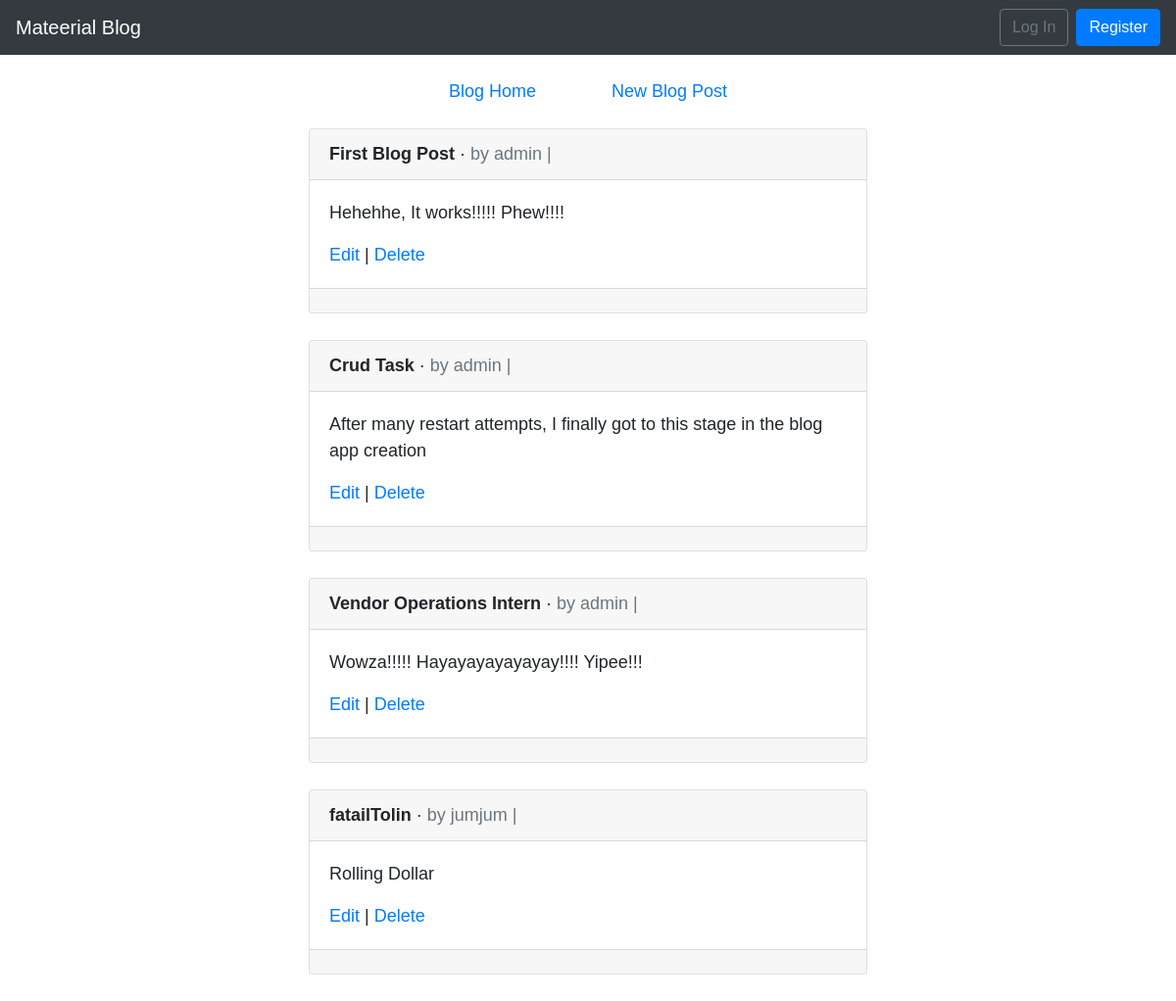
Before: / with the older database file.
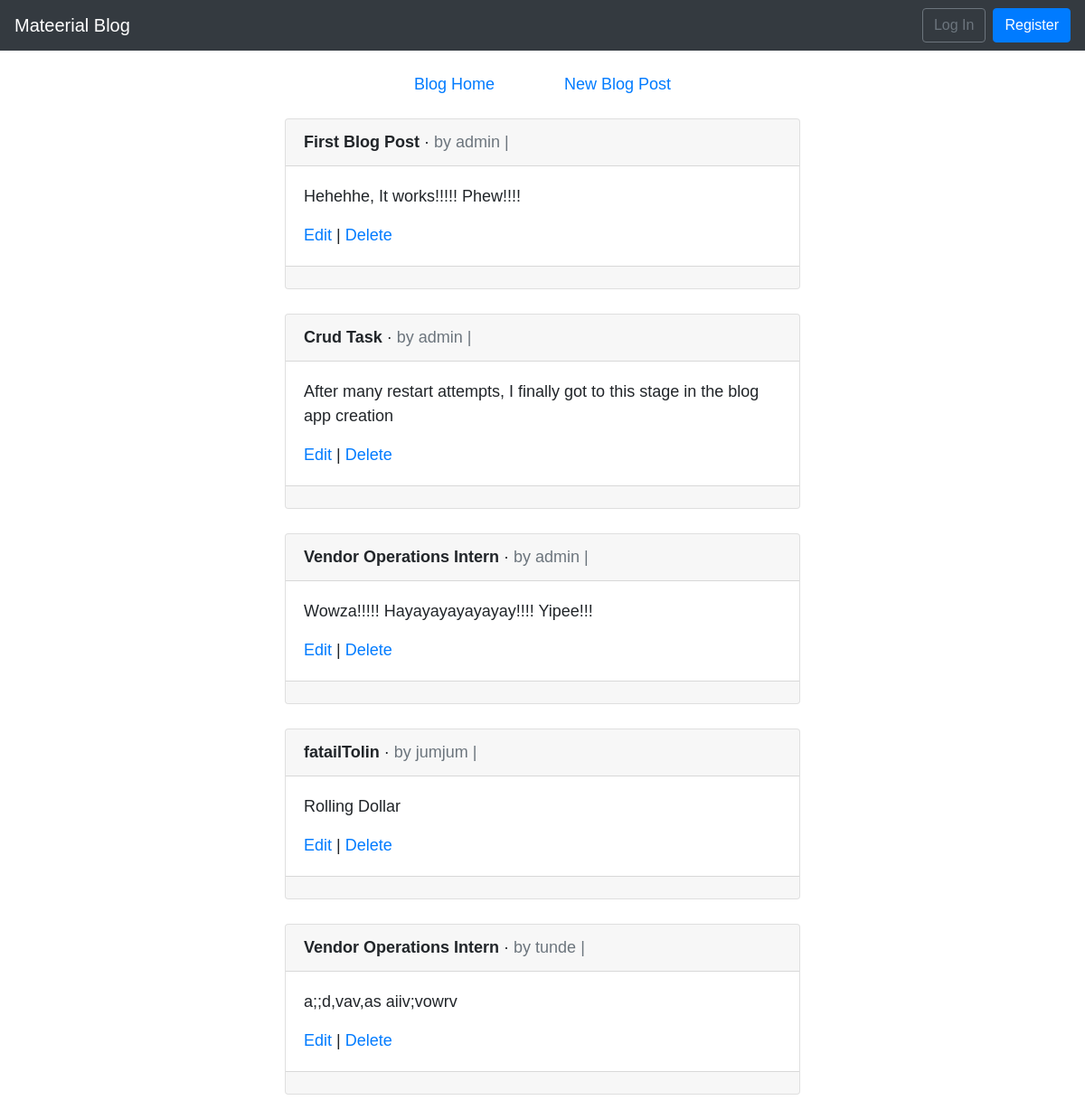
After: the same page with the newer database file.
### blog/models.py (models this page shows, shortened)
class Post(models.Model):
    title = models.CharField(max_length=200)
    author = models.ForeignKey('auth.user', on_delete=models.CASCADE)
    body = models.TextField()

### blog/views.py (the view)
# urls.py: path('', BlogListView.as_view(), name='home'),
class BlogListView(ListView):
    model = Post
    template_name = 'home.html'

### templates/home.html (shortened to what this page needs)
{% extends 'base.html' %}
{% block content %}
    {% for post in object_list %}
    <div class="card">
        <div class="card-header">
            <span class="font-weight-bold">{{ post.title }}</span> &middot;
            <span class="text-muted">
                by {{ post.author }} | {{ post.date }}
            </span>
        </div>
        <div class="card-body">
            <p>{{ post.body }} </p>
            <a href="{% url 'post_edit' post.pk %}">Edit</a> |
            <a href="{% url 'post_delete' post.pk %}">Delete</a>
        </div>
        <div class="card-footer">
        </div>
    </div>
    <br />
    {% endfor %}
{% endblock content %}

### templates/base.html (shortened to what this page needs)
{% load static %}
<!doctype html>
<html lang="en">
  <head>
      <link rel="stylesheet" href="https://cdn.jsdelivr.net/npm/bootstrap@4.6.0/dist/css/bootstrap.min.css">
    <link href="{% static 'css/main.css' %}" rel="stylesheet" >
  </head>
  <body>
    <body>
        <nav class="navbar navbar-expand-lg navbar-dark bg-dark">
            <a class="navbar-brand" href="{% url 'home' %}">Mateerial Blog</a>
            <div class="collapse navbar-collapse" id="navbarSupportedContent">
            {% if user.is_authenticated %}
                <ul class="navbar-nav ml-auto">
                    <li class="nav-item">
                        <a class="nav-link dropdown-toggle" href="#" id="navbarDropdown" role="button" data-toggle="dropdown" aria-haspopup="true" aria-expanded="false">
                            {{ user.username }}
                        </a>
                        <div class="dropdown-menu dropdown-menu-lg-right" aria-labelledby="navbarDropdown">
                            <a class="dropdown-item" href="{% url 'password_change'%}">Change password</a>
                            <div class="dropdown-divider"></div>
                                <a class="dropdown-item" href="{% url 'logout' %}">
                                    Log Out
                                </a>
                        </div>
                    </li>
                </ul>
            {% else %}
                <form class="form-inline ml-auto">
                    <a href="{% url 'login' %}" class="btn btn-outline-secondary">
                        Log In
                    </a>
                    <a href="{% url 'signup' %}" class="btn btn-primary ml-2">
                        Register
                    </a>
                </form>
            {% endif %}
            </div>
            </nav>
        <main>
            <div class="row justify-content-center m-4">
                <div class="col-6 text-center">
                    <span class="mr-4"><a href="{% url 'home' %}"> Blog Home</a></span>
                    <span class="ml-5"><a href="{% url 'post_new' %}">New Blog Post</a></span>
                </div>
            </div>
            <div class="container-fluid">
                <div class="row justify-content-center">
                    <div class="col-6">
                        {% block content %}
                        {% endblock content %}
                    </div>
                </div>
            </div>
        </main>
  </body>
</html>

### static/css/main.css (style rules this page uses)
body { font-family: 'Source Sans Pro', sans-serif; font-size: 18px; }

Changed rows visible on the page:
added Post: title "Vendor Operations Intern", author "tunde", body "a;;d,vav,as aiiv;vowrv"
